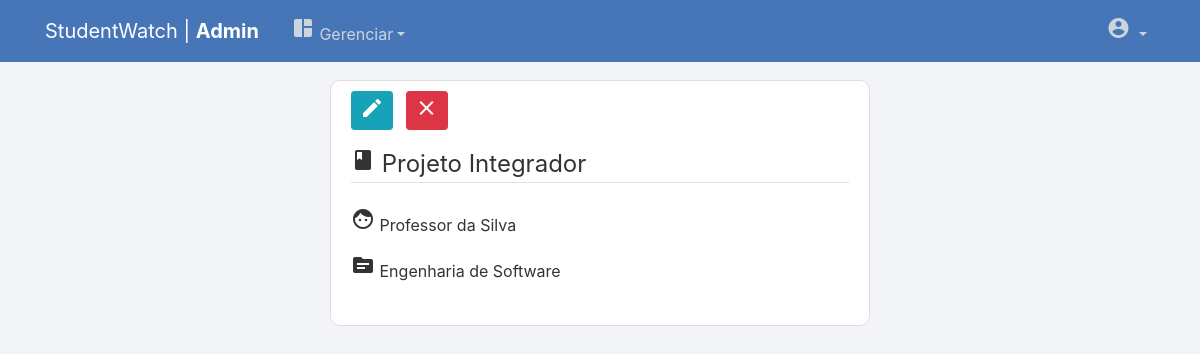
The page /disciplina/3/ (signed in) on the database as committed earlier.
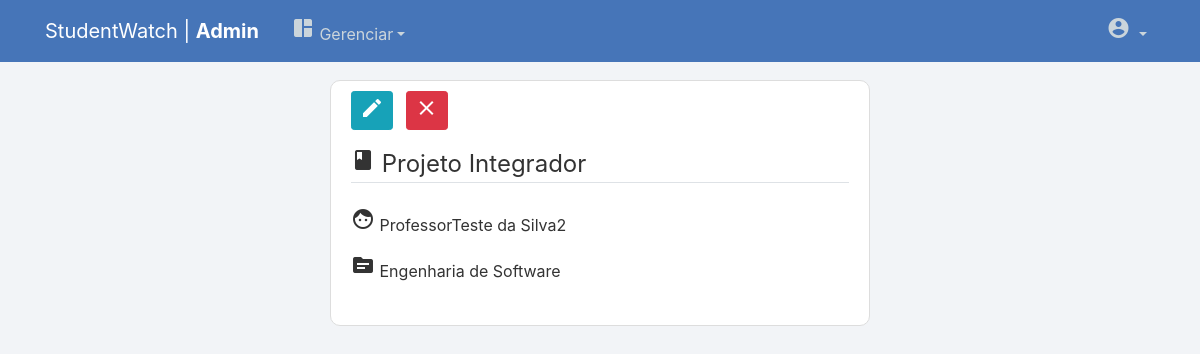
The same page on the database as committed later.
### manager/models.py (models this page shows, shortened)
class Disciplina(models.Model):
    nome = models.CharField(max_length=100)
    professor = models.ForeignKey(ProfessorProfile, on_delete=models.SET_NULL, null=True)
    curso = models.ForeignKey(Curso, on_delete=models.CASCADE, null=True)

class Curso(models.Model):
    nome = models.CharField(max_length=100)
    descricao = models.TextField(max_length=500)
    coordenador = models.ForeignKey(CoordenadorProfile, on_delete=models.SET_NULL, null=True)
    def __str__(self):
        return self.nome

### users/models.py (models this page shows, shortened)
class ProfessorProfile(models.Model):
    user = models.OneToOneField(User, on_delete=models.CASCADE, null=True, related_name='professor_profile')
    campoextra = models.CharField(max_length=100, null=True)
    def __str__(self):
        nome = self.user.first_name+" "+self.user.last_name
        return nome

class User(AbstractUser):
    username = models.EmailField(_('username'), unique=False)
    email = models.EmailField(_('email address'), unique=True)
    tipo = models.CharField(max_length=100)

### manager/views.py (the view)
# urls.py: path('disciplina/<int:pk>/', DisciplinaDetailView.as_view(), name='disciplina-detail'),
class DisciplinaDetailView(LoginRequiredMixin, DetailView):
    model = Disciplina

### manager/templates/manager/disciplina_detail.html
{% extends "page/base.html" %}
{% block content %}
    <div class="content-section">
        <fieldset class="form-group">
            {% if user.is_staff %}
                <a class="btn btn-info btn-sm" href="{% url 'disciplina-update' object.id %}"><span class="material-icons">edit</span></a>
                <a class="btn btn-danger btn-sm ml-2" href="{% url 'disciplina-delete' object.id %}"><span class="material-icons">clear</span></a>
            {% endif %}
        </fieldset>
        <fieldset class="form-group">
            <legend class="border-bottom mb-4"><span class="material-icons">book</span> {{ object.nome }}</legend>
            <p><span class="material-icons">face</span> {{ object.professor }}</p>
            <p><span class="material-icons">source</span> {{ object.curso }}</p>
    </div>
{% endblock content %}

### page/templates/page/base.html (shortened to what this page needs)
{% load static %}
<!DOCTYPE html>
<html lang="en">
<head>
    <link rel="stylesheet" href="https://stackpath.bootstrapcdn.com/bootstrap/4.1.3/css/bootstrap.min.css">
    <link rel="stylesheet" type="text/css" href="{% static 'page/main.css' %}">
    <link rel="stylesheet" href="https://code.jquery.com/ui/1.12.1/themes/base/jquery-ui.css" />
</head>
<body>
    <header class="site-header">
        <nav class="navbar navbar-expand-md navbar-dark bg-steel fixed-top">
          <div class="container">
            {% if user.is_authenticated and user.is_staff %}
              <a class="navbar-brand mr-4" href="{% url 'page-home' %}">StudentWatch | <b>Admin</b></a>
            {% else %}
              <a class="navbar-brand mr-4" href="{% url 'page-home' %}">StudentWatch</a>
            {% endif %}
            <div class="collapse navbar-collapse" id="navbarToggle">
              <div class="navbar-nav mr-auto">
                {% if user.is_authenticated and user.is_staff %}
                  <div class="nav-item dropdown">
                    <a class="nav-link dropdown-toggle" data-toggle="dropdown" href="#" role="button" aria-haspopup="true" aria-expanded="false"><span class="material-icons">space_dashboard</span> Gerenciar</a>
                  </div>
              {% endif %}
              </div>
              <div class="navbar-nav">
                {% if user.is_authenticated %}
                  <div class="nav-item dropdown">
                    <a class="nav-link dropdown-toggle" data-toggle="dropdown" href="#" role="button" aria-haspopup="true" aria-expanded="false"><span class="material-icons">account_circle</span> {{ user.first_name }} {{ user.last_name }}</a>
                  </div>
                {% else %}
                  <a class="nav-item nav-link" href="{% url 'login' %}"><span class="material-icons">login</span></a>
                {% endif %}
              </div>
            </div>
          </div>
        </nav>
    </header>
    <main role="main" class="container">
        <div class="row">
          <div class="col-sm-3"></div>
          <div class="col-md-6">
            {% block content %}{% endblock %}
          </div>
          <div class="col-sm-3"></div>
        </div>
      </main>
</body>
</html>

### page/static/page/main.css (style rules this page uses)
body { background: #f2f4f7; color: #333333; margin-top: 5rem; }
.bg-steel { background-color: #4675b8; }
.site-header .navbar-nav .nav-link { color: #cbd5db; }
.content-section { background: #ffffff; padding: 10px 20px; border: 1px solid #dddddd; border-radius: 10px; margin-bottom: 20px; }

Rows that differ between the two databases and show on the page:
changed Disciplina "Projeto Integrador": professor "Professor da Silva" → "ProfessorTeste da Silva2"
